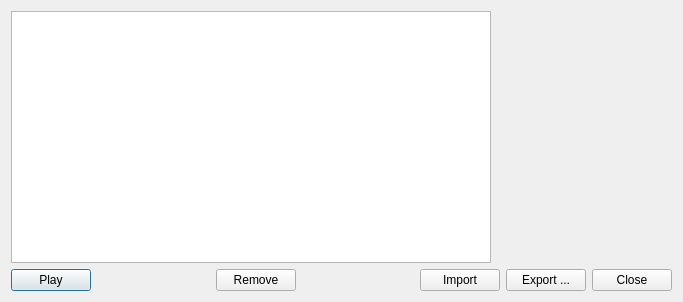
<?xml version="1.0" encoding="UTF-8"?>
<ui version="4.0">
 <class>DemoManagerDlg</class>
 <widget class="QDialog" name="DemoManagerDlg">
  <property name="windowModality">
   <enum>Qt::WindowModal</enum>
  </property>
  <property name="geometry">
   <rect>
    <x>0</x>
    <y>0</y>
    <width>683</width>
    <height>302</height>
   </rect>
  </property>
  <property name="windowTitle">
   <string>Demo Manager</string>
  </property>
  <layout class="QVBoxLayout" name="verticalLayout">
   <item>
    <layout class="QHBoxLayout" name="horizontalLayout">
     <item>
      <widget class="QTableView" name="demoTable">
       <property name="editTriggers">
        <set>QAbstractItemView::NoEditTriggers</set>
       </property>
       <property name="selectionMode">
        <enum>QAbstractItemView::SingleSelection</enum>
       </property>
       <property name="selectionBehavior">
        <enum>QAbstractItemView::SelectRows</enum>
       </property>
       <property name="verticalScrollMode">
        <enum>QAbstractItemView::ScrollPerPixel</enum>
       </property>
       <property name="horizontalScrollMode">
        <enum>QAbstractItemView::ScrollPerPixel</enum>
       </property>
       <property name="sortingEnabled">
        <bool>true</bool>
       </property>
       <property name="wordWrap">
        <bool>false</bool>
       </property>
       <property name="cornerButtonEnabled">
        <bool>false</bool>
       </property>
       <attribute name="horizontalHeaderMinimumSectionSize">
        <number>24</number>
       </attribute>
       <attribute name="horizontalHeaderHighlightSections">
        <bool>false</bool>
       </attribute>
       <attribute name="horizontalHeaderStretchLastSection">
        <bool>true</bool>
       </attribute>
       <attribute name="verticalHeaderVisible">
        <bool>false</bool>
       </attribute>
      </widget>
     </item>
     <item>
      <widget class="QLabel" name="preview">
       <property name="sizePolicy">
        <sizepolicy hsizetype="Fixed" vsizetype="Preferred">
         <horstretch>0</horstretch>
         <verstretch>0</verstretch>
        </sizepolicy>
       </property>
       <property name="minimumSize">
        <size>
         <width>175</width>
         <height>0</height>
        </size>
       </property>
       <property name="text">
        <string notr="true"/>
       </property>
       <property name="alignment">
        <set>Qt::AlignLeading|Qt::AlignLeft|Qt::AlignTop</set>
       </property>
       <property name="wordWrap">
        <bool>true</bool>
       </property>
      </widget>
     </item>
    </layout>
   </item>
   <item>
    <layout class="QHBoxLayout" name="horizontalLayout_2">
     <item>
      <widget class="QPushButton" name="btnPlay">
       <property name="text">
        <string>Play</string>
       </property>
       <property name="icon">
        <iconset resource="../../../media/resources.qrc">
         <normaloff>:/icons/media-playback-start.png</normaloff>:/icons/media-playback-start.png</iconset>
       </property>
       <property name="default">
        <bool>false</bool>
       </property>
      </widget>
     </item>
     <item>
      <spacer name="horizontalSpacer_2">
       <property name="orientation">
        <enum>Qt::Horizontal</enum>
       </property>
       <property name="sizeHint" stdset="0">
        <size>
         <width>40</width>
         <height>20</height>
        </size>
       </property>
      </spacer>
     </item>
     <item>
      <widget class="QPushButton" name="btnDelete">
       <property name="text">
        <string>Remove</string>
       </property>
       <property name="icon">
        <iconset resource="../../../media/resources.qrc">
         <normaloff>:/icons/x.png</normaloff>:/icons/x.png</iconset>
       </property>
      </widget>
     </item>
     <item>
      <spacer name="horizontalSpacer">
       <property name="orientation">
        <enum>Qt::Horizontal</enum>
       </property>
       <property name="sizeHint" stdset="0">
        <size>
         <width>40</width>
         <height>20</height>
        </size>
       </property>
      </spacer>
     </item>
     <item>
      <widget class="QPushButton" name="btnImport">
       <property name="text">
        <string>Import</string>
       </property>
      </widget>
     </item>
     <item>
      <widget class="QPushButton" name="btnExport">
       <property name="text">
        <string>Export ...</string>
       </property>
      </widget>
     </item>
     <item>
      <widget class="QDialogButtonBox" name="buttonBox">
       <property name="sizePolicy">
        <sizepolicy hsizetype="Maximum" vsizetype="Fixed">
         <horstretch>0</horstretch>
         <verstretch>0</verstretch>
        </sizepolicy>
       </property>
       <property name="orientation">
        <enum>Qt::Horizontal</enum>
       </property>
       <property name="standardButtons">
        <set>QDialogButtonBox::Close</set>
       </property>
      </widget>
     </item>
    </layout>
   </item>
  </layout>
 </widget>
 <resources>
  <include location="../../../media/resources.qrc"/>
 </resources>
 <connections>
  <connection>
   <sender>btnDelete</sender>
   <signal>clicked()</signal>
   <receiver>DemoManagerDlg</receiver>
   <slot>deleteSelected()</slot>
   <hints>
    <hint type="sourcelabel">
     <x>155</x>
     <y>273</y>
    </hint>
    <hint type="destinationlabel">
     <x>125</x>
     <y>295</y>
    </hint>
   </hints>
  </connection>
  <connection>
   <sender>btnPlay</sender>
   <signal>clicked()</signal>
   <receiver>DemoManagerDlg</receiver>
   <slot>playSelected()</slot>
   <hints>
    <hint type="sourcelabel">
     <x>81</x>
     <y>273</y>
    </hint>
    <hint type="destinationlabel">
     <x>3</x>
     <y>297</y>
    </hint>
   </hints>
  </connection>
  <connection>
   <sender>btnImport</sender>
   <signal>clicked()</signal>
   <receiver>DemoManagerDlg</receiver>
   <slot>importDemo()</slot>
   <hints>
    <hint type="sourcelabel">
     <x>268</x>
     <y>278</y>
    </hint>
    <hint type="destinationlabel">
     <x>302</x>
     <y>262</y>
    </hint>
   </hints>
  </connection>
  <connection>
   <sender>buttonBox</sender>
   <signal>rejected()</signal>
   <receiver>DemoManagerDlg</receiver>
   <slot>reject()</slot>
   <hints>
    <hint type="sourcelabel">
     <x>446</x>
     <y>282</y>
    </hint>
    <hint type="destinationlabel">
     <x>496</x>
     <y>297</y>
    </hint>
   </hints>
  </connection>
  <connection>
   <sender>demoTable</sender>
   <signal>doubleClicked(QModelIndex)</signal>
   <receiver>DemoManagerDlg</receiver>
   <slot>itemDoubleClicked(QModelIndex)</slot>
   <hints>
    <hint type="sourcelabel">
     <x>252</x>
     <y>174</y>
    </hint>
    <hint type="destinationlabel">
     <x>238</x>
     <y>267</y>
    </hint>
   </hints>
  </connection>
 </connections>
 <slots>
  <slot>performAction(QAbstractButton*)</slot>
  <slot>exportSelected()</slot>
  <slot>deleteSelected()</slot>
  <slot>playSelected()</slot>
  <slot>itemDoubleClicked(QModelIndex)</slot>
  <slot>importDemo()</slot>
 </slots>
</ui>
